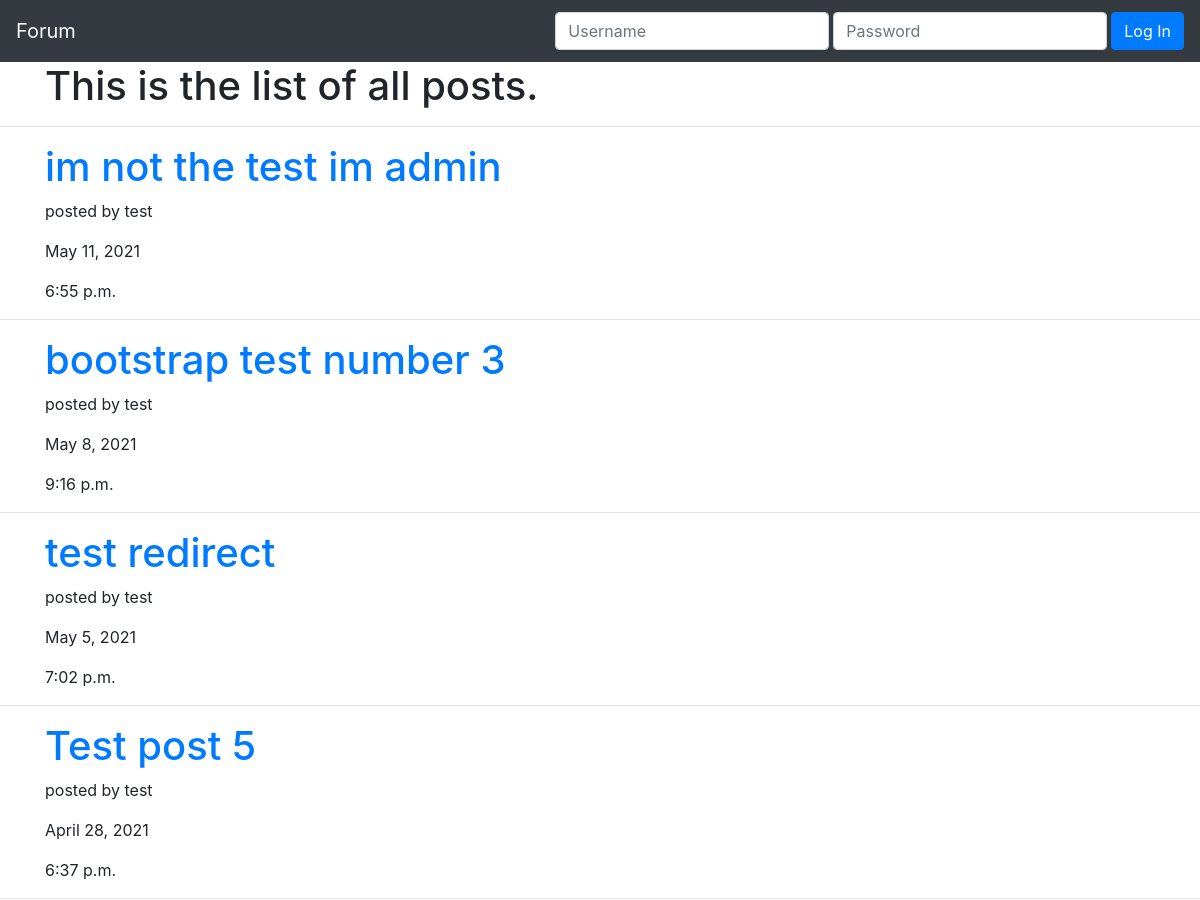
The page /posts/ (upper part) on the database as committed earlier.
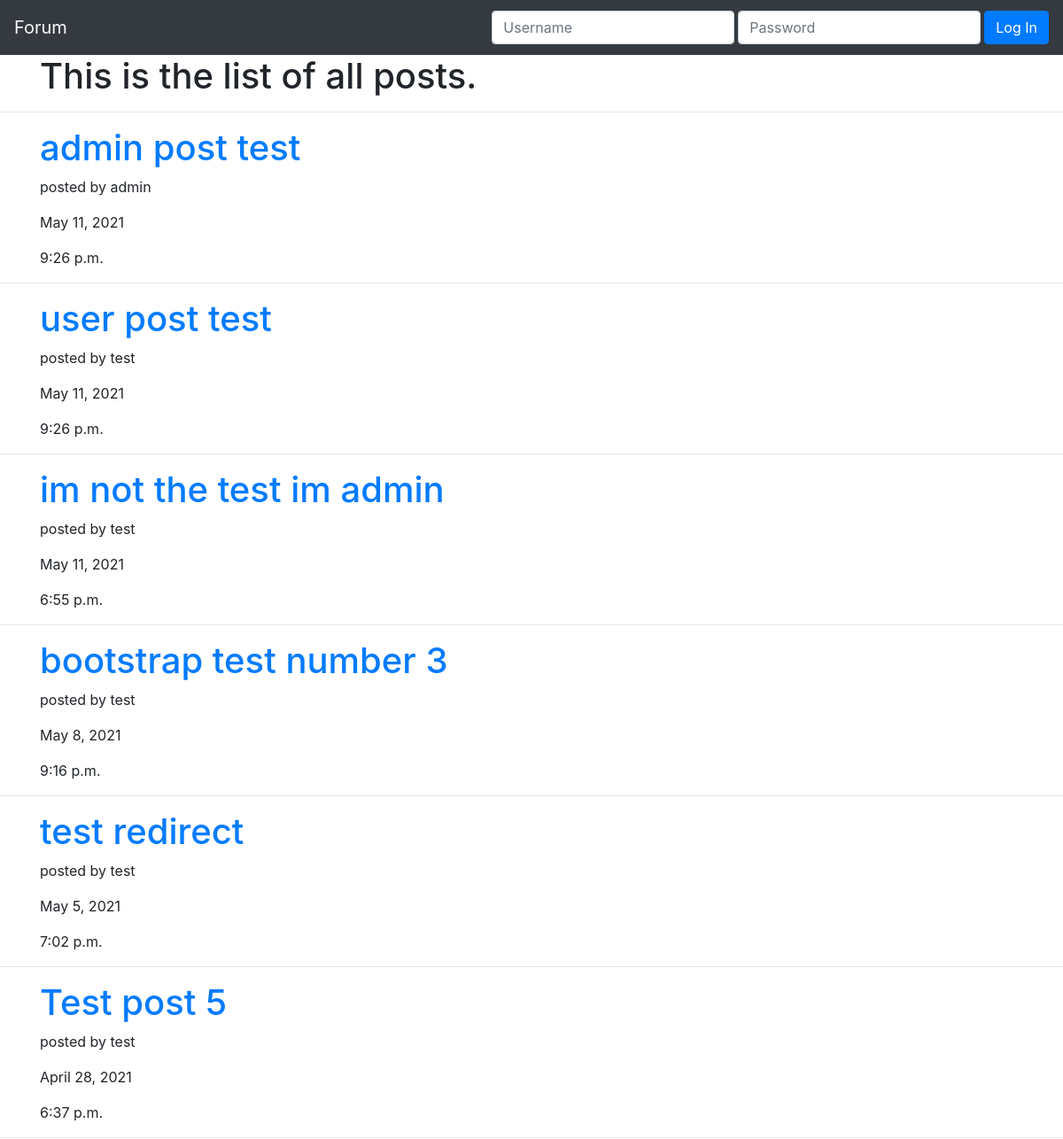
The same page on the database as committed later.
### post/models.py (models this page shows, shortened)
class Post(models.Model):
    id = models.BigAutoField(primary_key=True)
    userPosted = models.ForeignKey(User, on_delete=models.CASCADE,null=True, blank=True)
    thread = models.ForeignKey(Thread, on_delete=models.CASCADE,null=True, blank=True)
    title = models.CharField(max_length=30)
    content = models.CharField(max_length=2000)
    pub_date = models.DateTimeField('date published')

### post/views.py (the view, shortened to what this page needs)
# urls.py: path('posts/', views.MainPage.as_view()),
class MainPage(View):
    def get(self, request):
        post_objects = Post.objects.order_by("-pub_date")
        context = {"post_objects": post_objects}
        return render(request, "post/index.html", context)

### post/templates/post/index.html (shortened to what this page needs)
<!DOCTYPE html>
<html lang="en">
<head>
    <link rel="stylesheet" href="https://maxcdn.bootstrapcdn.com/bootstrap/4.0.0/css/bootstrap.min.css"
 />
</head>
<body>
    <nav class="navbar navbar-expand-lg navbar-dark bg-dark">
        <a class="navbar-brand text-light">Forum</a>
        {% if user.is_authenticated %}
        <!-- If someone is logged in, we welocme them and give them <thead>
                opportunity to log out. -->
        <div class="collapse navbar-collapse" id="navbarText">
            <ul class="navbar-nav mr-auto">
                <!-- <li class="nav-item">
                    <span class="navbar-text"> Welcome, {{user}}! </span>
                </li> -->
                <li class="nav-item">
                    <a class="nav-link" href="../new/">Create Post</a>
                </li>
            </ul>
            <span class="navbar-text mr-3">
                Welcome, {{user}}!
            </span>
            <form class="form-inline" action="" method="POST">
                {% csrf_token %}
                <input type="hidden" name="logout" value="logout"></input>
                <button type="submit" class="btn btn-danger">Logout</button>
            </form>
        </div>
        {% else %}
        <div class="collapse navbar-collapse" id="navbarText">
            <form class="form-inline ml-auto" action="" method="POST">
                <input type="text" class="form-control mr-1 my-1" name="username" id="username" placeholder="Username" required />
                <input type="password" class="form-control mr-1 my-1" name="password" id="password" placeholder="Password" required />
                <button class="btn btn-primary my-2 my-sm-0" type="submit">
                    Log In
                </button>
            </form>
        </div>
        {% endif %}
    </nav>
    <div class="container">
        <h1>This is the list of all posts.</h1>
    </div>
    <hr />
    {% for post in post_objects %}
    <div class="container">
        <h1><a href="/posts/{{post.id}}">{{post.title}}</a></h1>
        <p>posted by {{post.userPosted}}</p>
        <p>{{post.pub_date.date}}</p>
        <p>{{post.pub_date.time}}</p>
    </div>
    <hr />
    {% endfor %}
</body>
</html>

Rows that differ between the two databases and show on the page:
added Post: title "admin post test", userPosted "admin", pub_date "May 11, 2021", pub_date.time "9:26 p.m."
added Post: title "user post test", userPosted "test", pub_date "May 11, 2021", pub_date.time "9:26 p.m."
